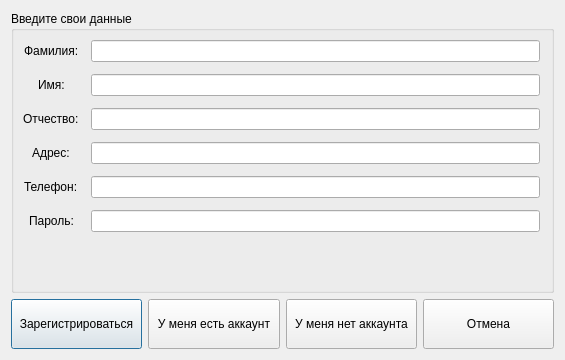
<?xml version="1.0" encoding="UTF-8"?>
<ui version="4.0">
 <class>AuthWindow</class>
 <widget class="QDialog" name="AuthWindow">
  <property name="geometry">
   <rect>
    <x>0</x>
    <y>0</y>
    <width>565</width>
    <height>360</height>
   </rect>
  </property>
  <property name="windowTitle">
   <string>Dialog</string>
  </property>
  <layout class="QVBoxLayout" name="verticalLayout">
   <item>
    <widget class="QGroupBox" name="groupBox">
     <property name="title">
      <string>Введите свои данные</string>
     </property>
     <layout class="QFormLayout" name="formLayout">
      <property name="labelAlignment">
       <set>Qt::AlignCenter</set>
      </property>
      <property name="horizontalSpacing">
       <number>12</number>
      </property>
      <property name="verticalSpacing">
       <number>12</number>
      </property>
      <property name="rightMargin">
       <number>11</number>
      </property>
      <property name="bottomMargin">
       <number>11</number>
      </property>
      <item row="0" column="0">
       <widget class="QLabel" name="label">
        <property name="text">
         <string>Фамилия:</string>
        </property>
       </widget>
      </item>
      <item row="1" column="0">
       <widget class="QLabel" name="label_2">
        <property name="text">
         <string>Имя:</string>
        </property>
       </widget>
      </item>
      <item row="2" column="0">
       <widget class="QLabel" name="label_3">
        <property name="text">
         <string>Отчество:</string>
        </property>
       </widget>
      </item>
      <item row="3" column="0">
       <widget class="QLabel" name="label_4">
        <property name="text">
         <string>Адрес:</string>
        </property>
       </widget>
      </item>
      <item row="4" column="0">
       <widget class="QLabel" name="label_5">
        <property name="text">
         <string>Телефон:</string>
        </property>
       </widget>
      </item>
      <item row="5" column="0">
       <widget class="QLabel" name="label_6">
        <property name="text">
         <string>Пароль:</string>
        </property>
       </widget>
      </item>
      <item row="0" column="1">
       <widget class="QLineEdit" name="surnameLineEdit"/>
      </item>
      <item row="1" column="1">
       <widget class="QLineEdit" name="nameLineEdit"/>
      </item>
      <item row="2" column="1">
       <widget class="QLineEdit" name="patlineEdit"/>
      </item>
      <item row="3" column="1">
       <widget class="QLineEdit" name="adressLineEdit"/>
      </item>
      <item row="4" column="1">
       <widget class="QLineEdit" name="phoneLineEdit"/>
      </item>
      <item row="5" column="1">
       <widget class="QLineEdit" name="passwordLineEdit"/>
      </item>
     </layout>
    </widget>
   </item>
   <item>
    <layout class="QHBoxLayout" name="horizontalLayout">
     <item>
      <widget class="QPushButton" name="acceptPushButton">
       <property name="minimumSize">
        <size>
         <width>0</width>
         <height>50</height>
        </size>
       </property>
       <property name="text">
        <string>Зарегистрироваться</string>
       </property>
      </widget>
     </item>
     <item>
      <widget class="QPushButton" name="toLoginPushButton">
       <property name="minimumSize">
        <size>
         <width>0</width>
         <height>50</height>
        </size>
       </property>
       <property name="text">
        <string>У меня есть аккаунт</string>
       </property>
      </widget>
     </item>
     <item>
      <widget class="QPushButton" name="toRegPushButton">
       <property name="minimumSize">
        <size>
         <width>0</width>
         <height>50</height>
        </size>
       </property>
       <property name="text">
        <string>У меня нет аккаунта</string>
       </property>
      </widget>
     </item>
     <item>
      <widget class="QPushButton" name="closePushButton">
       <property name="minimumSize">
        <size>
         <width>0</width>
         <height>50</height>
        </size>
       </property>
       <property name="text">
        <string>Отмена</string>
       </property>
      </widget>
     </item>
    </layout>
   </item>
  </layout>
 </widget>
 <resources/>
 <connections>
  <connection>
   <sender>toLoginPushButton</sender>
   <signal>clicked()</signal>
   <receiver>label</receiver>
   <slot>hide()</slot>
   <hints>
    <hint type="sourcelabel">
     <x>311</x>
     <y>347</y>
    </hint>
    <hint type="destinationlabel">
     <x>30</x>
     <y>62</y>
    </hint>
   </hints>
  </connection>
  <connection>
   <sender>toLoginPushButton</sender>
   <signal>clicked()</signal>
   <receiver>label_2</receiver>
   <slot>hide()</slot>
   <hints>
    <hint type="sourcelabel">
     <x>189</x>
     <y>320</y>
    </hint>
    <hint type="destinationlabel">
     <x>43</x>
     <y>104</y>
    </hint>
   </hints>
  </connection>
  <connection>
   <sender>toLoginPushButton</sender>
   <signal>clicked()</signal>
   <receiver>label_3</receiver>
   <slot>hide()</slot>
   <hints>
    <hint type="sourcelabel">
     <x>208</x>
     <y>309</y>
    </hint>
    <hint type="destinationlabel">
     <x>30</x>
     <y>141</y>
    </hint>
   </hints>
  </connection>
  <connection>
   <sender>toLoginPushButton</sender>
   <signal>clicked()</signal>
   <receiver>label_4</receiver>
   <slot>hide()</slot>
   <hints>
    <hint type="sourcelabel">
     <x>234</x>
     <y>327</y>
    </hint>
    <hint type="destinationlabel">
     <x>43</x>
     <y>184</y>
    </hint>
   </hints>
  </connection>
  <connection>
   <sender>toLoginPushButton</sender>
   <signal>clicked()</signal>
   <receiver>surnameLineEdit</receiver>
   <slot>hide()</slot>
   <hints>
    <hint type="sourcelabel">
     <x>224</x>
     <y>330</y>
    </hint>
    <hint type="destinationlabel">
     <x>109</x>
     <y>64</y>
    </hint>
   </hints>
  </connection>
  <connection>
   <sender>toLoginPushButton</sender>
   <signal>clicked()</signal>
   <receiver>nameLineEdit</receiver>
   <slot>hide()</slot>
   <hints>
    <hint type="sourcelabel">
     <x>194</x>
     <y>317</y>
    </hint>
    <hint type="destinationlabel">
     <x>117</x>
     <y>93</y>
    </hint>
   </hints>
  </connection>
  <connection>
   <sender>toLoginPushButton</sender>
   <signal>clicked()</signal>
   <receiver>patlineEdit</receiver>
   <slot>hide()</slot>
   <hints>
    <hint type="sourcelabel">
     <x>299</x>
     <y>347</y>
    </hint>
    <hint type="destinationlabel">
     <x>132</x>
     <y>142</y>
    </hint>
   </hints>
  </connection>
  <connection>
   <sender>toLoginPushButton</sender>
   <signal>clicked()</signal>
   <receiver>adressLineEdit</receiver>
   <slot>hide()</slot>
   <hints>
    <hint type="sourcelabel">
     <x>231</x>
     <y>326</y>
    </hint>
    <hint type="destinationlabel">
     <x>248</x>
     <y>195</y>
    </hint>
   </hints>
  </connection>
  <connection>
   <sender>toLoginPushButton</sender>
   <signal>clicked()</signal>
   <receiver>toLoginPushButton</receiver>
   <slot>hide()</slot>
   <hints>
    <hint type="sourcelabel">
     <x>200</x>
     <y>322</y>
    </hint>
    <hint type="destinationlabel">
     <x>226</x>
     <y>318</y>
    </hint>
   </hints>
  </connection>
  <connection>
   <sender>toRegPushButton</sender>
   <signal>clicked()</signal>
   <receiver>label_4</receiver>
   <slot>show()</slot>
   <hints>
    <hint type="sourcelabel">
     <x>375</x>
     <y>323</y>
    </hint>
    <hint type="destinationlabel">
     <x>72</x>
     <y>180</y>
    </hint>
   </hints>
  </connection>
  <connection>
   <sender>toRegPushButton</sender>
   <signal>clicked()</signal>
   <receiver>label_3</receiver>
   <slot>show()</slot>
   <hints>
    <hint type="sourcelabel">
     <x>321</x>
     <y>317</y>
    </hint>
    <hint type="destinationlabel">
     <x>87</x>
     <y>141</y>
    </hint>
   </hints>
  </connection>
  <connection>
   <sender>toRegPushButton</sender>
   <signal>clicked()</signal>
   <receiver>label_2</receiver>
   <slot>show()</slot>
   <hints>
    <hint type="sourcelabel">
     <x>352</x>
     <y>323</y>
    </hint>
    <hint type="destinationlabel">
     <x>69</x>
     <y>101</y>
    </hint>
   </hints>
  </connection>
  <connection>
   <sender>toRegPushButton</sender>
   <signal>clicked()</signal>
   <receiver>label</receiver>
   <slot>show()</slot>
   <hints>
    <hint type="sourcelabel">
     <x>465</x>
     <y>347</y>
    </hint>
    <hint type="destinationlabel">
     <x>80</x>
     <y>66</y>
    </hint>
   </hints>
  </connection>
  <connection>
   <sender>toRegPushButton</sender>
   <signal>clicked()</signal>
   <receiver>surnameLineEdit</receiver>
   <slot>show()</slot>
   <hints>
    <hint type="sourcelabel">
     <x>388</x>
     <y>317</y>
    </hint>
    <hint type="destinationlabel">
     <x>472</x>
     <y>72</y>
    </hint>
   </hints>
  </connection>
  <connection>
   <sender>toRegPushButton</sender>
   <signal>clicked()</signal>
   <receiver>nameLineEdit</receiver>
   <slot>show()</slot>
   <hints>
    <hint type="sourcelabel">
     <x>378</x>
     <y>322</y>
    </hint>
    <hint type="destinationlabel">
     <x>419</x>
     <y>105</y>
    </hint>
   </hints>
  </connection>
  <connection>
   <sender>toRegPushButton</sender>
   <signal>clicked()</signal>
   <receiver>patlineEdit</receiver>
   <slot>show()</slot>
   <hints>
    <hint type="sourcelabel">
     <x>350</x>
     <y>318</y>
    </hint>
    <hint type="destinationlabel">
     <x>448</x>
     <y>140</y>
    </hint>
   </hints>
  </connection>
  <connection>
   <sender>toRegPushButton</sender>
   <signal>clicked()</signal>
   <receiver>adressLineEdit</receiver>
   <slot>show()</slot>
   <hints>
    <hint type="sourcelabel">
     <x>356</x>
     <y>313</y>
    </hint>
    <hint type="destinationlabel">
     <x>465</x>
     <y>182</y>
    </hint>
   </hints>
  </connection>
  <connection>
   <sender>toRegPushButton</sender>
   <signal>clicked()</signal>
   <receiver>toRegPushButton</receiver>
   <slot>hide()</slot>
   <hints>
    <hint type="sourcelabel">
     <x>465</x>
     <y>347</y>
    </hint>
    <hint type="destinationlabel">
     <x>465</x>
     <y>347</y>
    </hint>
   </hints>
  </connection>
  <connection>
   <sender>toRegPushButton</sender>
   <signal>clicked()</signal>
   <receiver>toLoginPushButton</receiver>
   <slot>show()</slot>
   <hints>
    <hint type="sourcelabel">
     <x>338</x>
     <y>314</y>
    </hint>
    <hint type="destinationlabel">
     <x>247</x>
     <y>305</y>
    </hint>
   </hints>
  </connection>
  <connection>
   <sender>toLoginPushButton</sender>
   <signal>clicked()</signal>
   <receiver>toRegPushButton</receiver>
   <slot>show()</slot>
   <hints>
    <hint type="sourcelabel">
     <x>173</x>
     <y>312</y>
    </hint>
    <hint type="destinationlabel">
     <x>465</x>
     <y>347</y>
    </hint>
   </hints>
  </connection>
  <connection>
   <sender>closePushButton</sender>
   <signal>clicked()</signal>
   <receiver>AuthWindow</receiver>
   <slot>close()</slot>
   <hints>
    <hint type="sourcelabel">
     <x>526</x>
     <y>320</y>
    </hint>
    <hint type="destinationlabel">
     <x>561</x>
     <y>300</y>
    </hint>
   </hints>
  </connection>
 </connections>
</ui>
